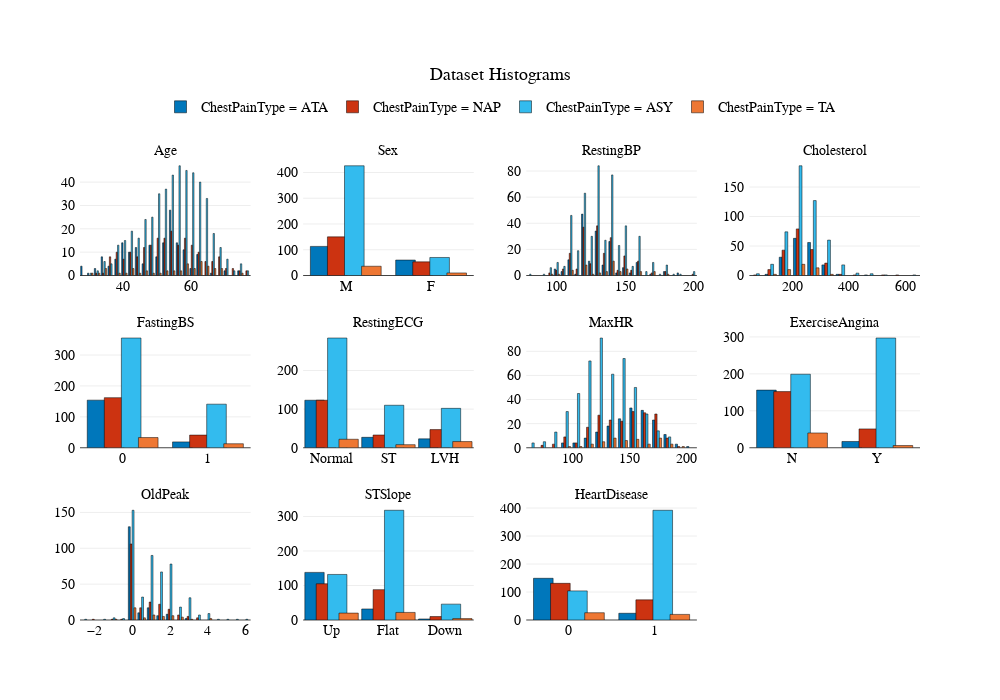
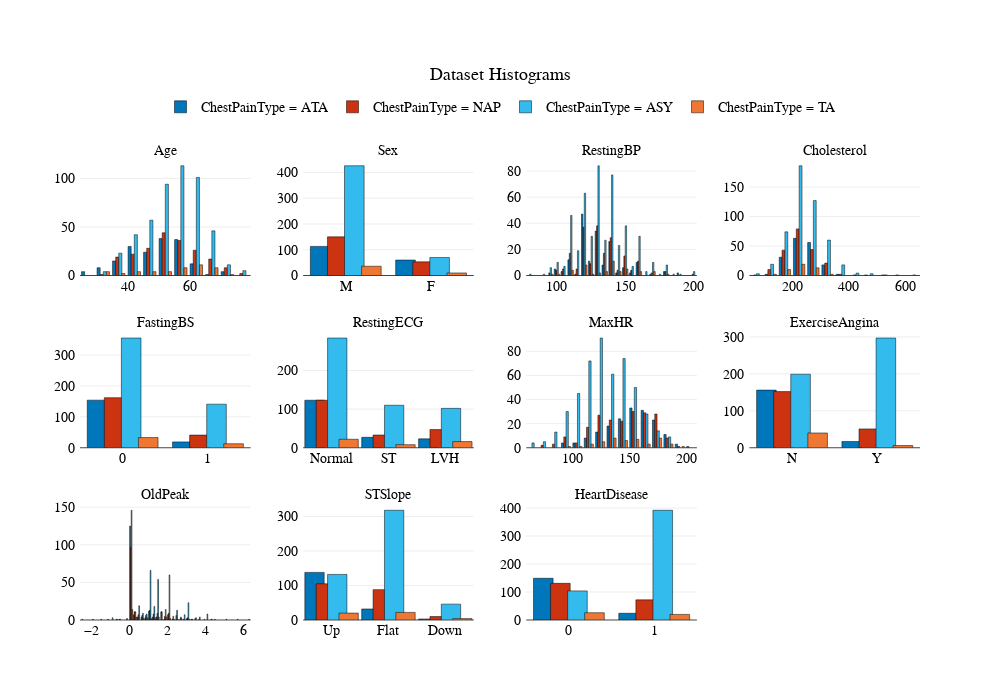
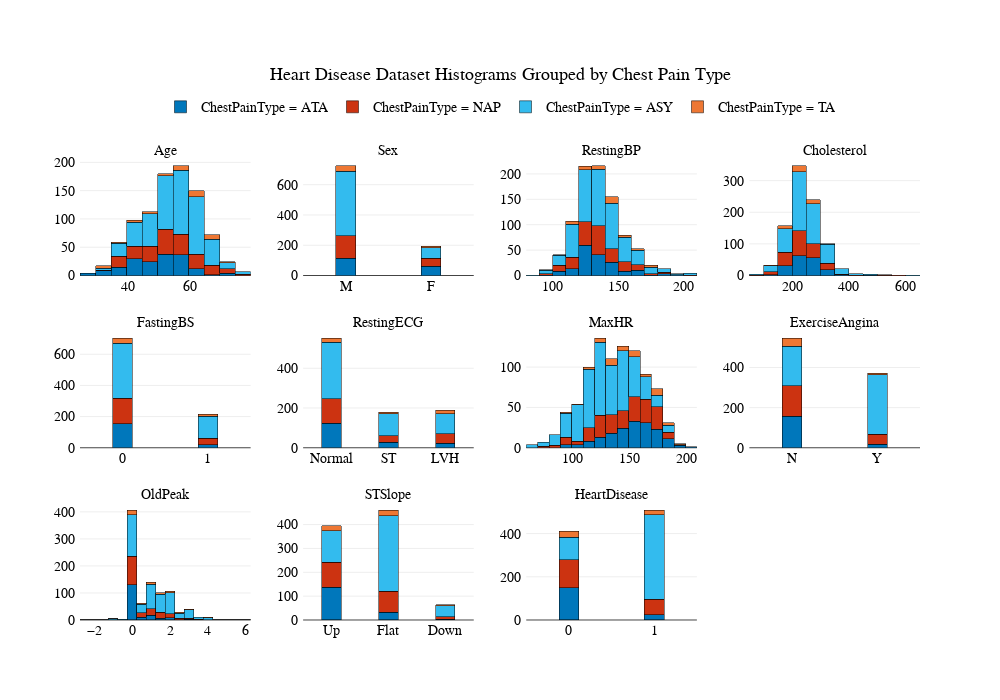

Write notebook code for charts like these, in order.
### Code cell
###

# fig = plot_histograms(df, target = None)
# fig.show()

# fig = plot_histograms(df, cols = 3, target = "HeartDisease", title = "Heart Disease Dataset Histograms", template = "presentation")
# fig.show()

# fig = plot_histograms(df, height = 800, cols = 4, target = "HeartDisease", template = "simple_white",
#     cumulative = True, barmode = "group")
# fig.show()

# fig = plot_histograms(df, width = 1100, height = 700, cols = 4, target = "HeartDisease", title = "Heart Disease Dataset Histograms", template = "presentation",
#                      barmode = "overlay")
# fig.show()

fig = plot_histograms(df, target = "ChestPainType", bins = 25, colors = "Vibrant", barmode = "group", title = "Dataset Histograms", template = "presentation")
fig.show()

fig = plot_histograms(df, target = "ChestPainType", bins = {"Age": 10, "MaxHR": 20, "Cholesterol": 25}, colors = "Vibrant", barmode = "group", title = "Dataset Histograms", template = "presentation")
fig.show()

fig = plot_histograms(df, target = "ChestPainType", bins = 20, title = "Heart Disease Dataset Histograms Grouped by Chest Pain Type", template = "presentation")
fig.show()

# fig = plot_histograms(df, cols = 3, target = "HeartDisease", colors = -1, barmode = "overlay", title = "Heart Disease Dataset Grouped by Chest Pain Type", template = "simple_white")
# fig.show()
